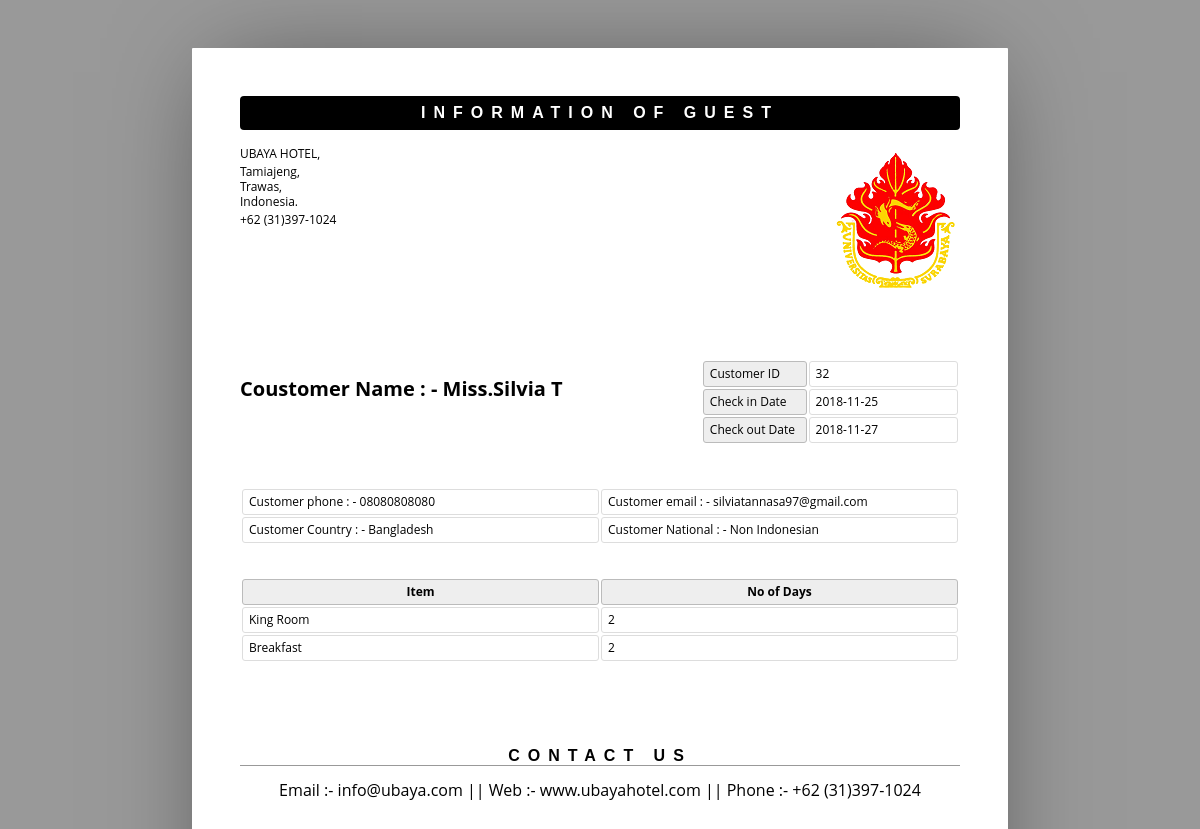
Page /admin/show.php?sid=32 on the committed database.
### tables this page shows
CREATE TABLE `roombook` (
  `id` int(10) UNSIGNED NOT NULL,
  `kodepemesanan` varchar(255) NOT NULL,
  `Title` varchar(5) DEFAULT NULL,
  `FName` text,
  `LName` text,
  `Email` varchar(50) DEFAULT NULL,
  `National` varchar(30) DEFAULT NULL,
  `Country` varchar(30) DEFAULT NULL,
  `identitynumber` varchar(255) NOT NULL,
  `Phone` text,
  `TRoom` varchar(20) DEFAULT NULL,
  `Meal` varchar(20) NOT NULL,
  `cin` date DEFAULT NULL,
  `cout` date DEFAULT NULL,
  `stat` varchar(15) DEFAULT NULL,
  `nodays` int(11) DEFAULT NULL
);

CREATE TABLE `roomtype` (
  `id` int(11) NOT NULL,
  `name` varchar(255) NOT NULL,
  `price` int(20) NOT NULL,
  `pic` varchar(255) NOT NULL
);

### admin/show.php (the view, shortened to what this page needs)
<html>
	<head>
	</head>
	<body>
	<?php
	include ('db.php');
	$pid = $_GET['sid'];
	$sql ="select * from roombook where id = '$pid' ";
	$re = mysqli_query($con,$sql);
	while($row=mysqli_fetch_array($re))
	{
		$id = $row['id'];
		$title =  $row['Title'];
		$Fname = $row['FName'];
		$lname = $row['LName'];
		$email = $row['Email'];
		$National = $row['National'];
		$country = $row['Country'];
		$phone = $row['Phone'];
		$troom = $row['TRoom'];
		$meal_type = $row['Meal'];
		$cin_date = $row['cin'];
		$cout_date = $row['cout'];
		$nodays = $row['nodays'];
		$ftroom = mysqli_real_escape_String($con, $troom);
        $qryroom = mysqli_query($con, "select name from roomtype where id='$ftroom'");
        $troomq = mysqli_fetch_array($qryroom);
        $room_type= $troomq['name'];
	}
	?>
		<header>
			<h1>Information of Guest</h1>
			<address >
				<p>UBAYA HOTEL,</p>
				<p>Tamiajeng,<br>Trawas,<br>Indonesia.</p>
				<p>+62 (31)397-1024</p>
			</address>
			<span><img alt="" src="assets/img/ubaya.png"></span>
		</header>
		<article>
			<address >
				<p><br></p>
				<p>Coustomer Name  : -  <?php echo $title.$Fname." ".$lname;?><br></p>
			</address>
			<table class="meta">
				<tr>
					<th><span >Customer ID</span></th>
					<td><span ><?php echo $id; ?></span></td>
				</tr>
				<tr>
					<th><span >Check in Date</span></th>
					<td><span ><?php echo $cin_date; ?> </span></td>
				</tr>
				<tr>
					<th><span >Check out Date</span></th>
					<td><span ><?php echo $cout_date; ?> </span></td>
				</tr>
			</table>
			<table >
					<tr>
						<td>Customer phone : -  <?php echo $phone; ?> </td>
						<td>Customer email : -  <?php echo $email; ?> </td>
					</tr>
					<tr>
						<td>Customer Country : -  <?php echo $country; ?> </td>
						<td>Customer National : -  <?php echo $National; ?> </td>
					</tr>
				</table>
				<br>
				<br>
			<table class="inventory">
				<thead>
					<tr>
						<th><span >Item</span></th>
						<th><span >No of Days</span></th>
					</tr>
				</thead>
				<tbody>
					<tr>
						<td><span ><?php echo $room_type; ?></span></td>
						<td><span ><?php echo $nodays; ?> </span></td>
					</tr>
					<tr>
						<td><span ><?php echo $meal_type; ?>  </span></td>
						<td><span ><?php echo $nodays; ?></span></td>
					</tr>
				</tbody>
			</table>
		</article>
		<aside>
			<h1><span >Contact us</span></h1>
			<div >
				<p align="center">Email :- info@ubaya.com || Web :- www.ubayahotel.com || Phone :- +62 (31)397-1024 </p>
			</div>
		</aside>
	</body>
</html>

### admin/show.php (style rules this page uses)
* { border: 0; box-sizing: content-box; color: inherit; font-family: inherit; font-size: inherit; font-style: inherit; font-weight: inherit; line-height: inherit; list-style: none; margin: 0; padding: 0; text-decoration: none; vertical-align: top; }
h1 { font: bold 100% sans-serif; letter-spacing: 0.5em; text-align: center; text-transform: uppercase; }
table { font-size: 75%; table-layout: fixed; width: 100%; }
table { border-collapse: separate; border-spacing: 2px; }
th, td { border-width: 1px; padding: 0.5em; position: relative; text-align: left; }
th, td { border-radius: 0.25em; border-style: solid; }
th { background: #EEE; border-color: #BBB; }
td { border-color: #DDD; }
html { font: 16px/1 'Open Sans', sans-serif; overflow: auto; padding: 0.5in; }
html { background: #999; cursor: default; }
body { box-sizing: border-box; height: 11in; margin: 0 auto; overflow: hidden; padding: 0.5in; width: 8.5in; }
body { background: #FFF; border-radius: 1px; box-shadow: 0 0 1in -0.25in rgba(0, 0, 0, 0.5); }
header { margin: 0 0 3em; }
header:after { clear: both; content: ""; display: table; }
header h1 { background: #000; border-radius: 0.25em; color: #FFF; margin: 0 0 1em; padding: 0.5em 0; }
header address { float: left; font-size: 75%; font-style: normal; line-height: 1.25; margin: 0 1em 1em 0; }
header address p { margin: 0 0 0.25em; }
header span, header img { display: block; float: right; }
header span { margin: 0 0 1em 1em; max-height: 25%; max-width: 60%; position: relative; }
header img { max-height: 100%; max-width: 100%; }
article, article address, table.meta, table.inventory { margin: 0 0 3em; }
article:after { clear: both; content: ""; display: table; }
article address { float: left; font-size: 125%; font-weight: bold; }
table.meta, table.balance { float: right; width: 36%; }
table.meta:after, table.balance:after { clear: both; content: ""; display: table; }
table.meta th { width: 40%; }
table.meta td { width: 60%; }
table.inventory { clear: both; width: 100%; }
table.inventory th { font-weight: bold; text-align: center; }
table.inventory td:nth-child(1) { width: 26%; }
table.inventory td:nth-child(2) { width: 38%; }
aside h1 { border: none; border-width: 0 0 1px; margin: 0 0 1em; }
aside h1 { border-color: #999; border-bottom-style: solid; }

### rows in the picture
roombook: Title "Miss.", FName "Silvia", LName "T", id "32", cin "2018-11-25", cout "2018-11-27", Phone "08080808080", Email "silviatannasa97@gmail.com", Country "Bangladesh", National "Non Indonesian", nodays "2", Meal "Breakfast"
roomtype: name "King Room"
